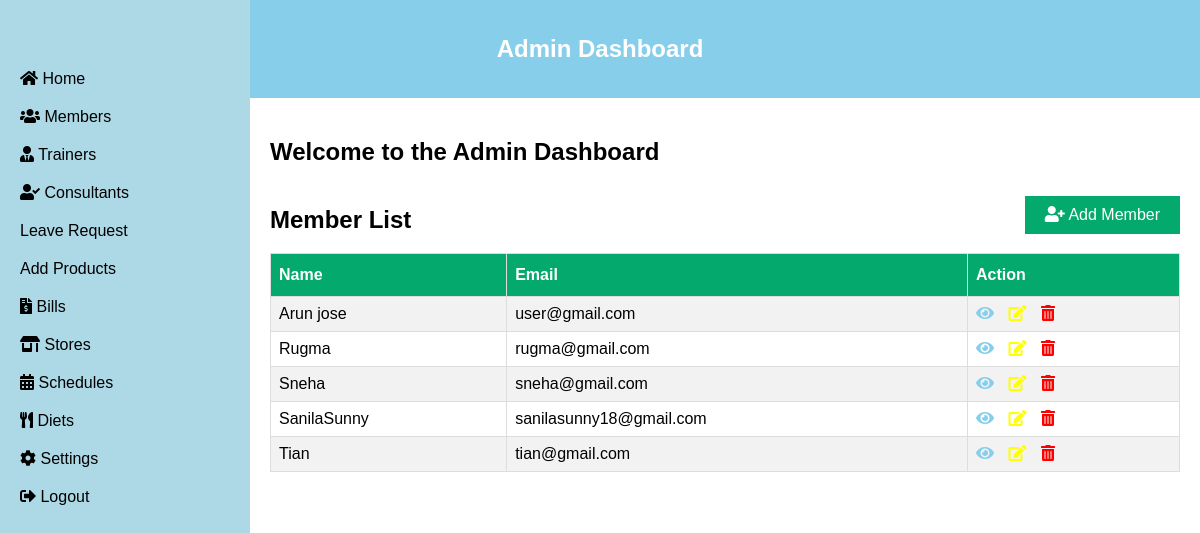
Screenshot of /user_list/ with the database file from the repository.
### gym/models.py (models this page shows, shortened)
class Member(models.Model):
    Name = models.CharField(max_length = 50)
    Email = models.CharField(max_length = 30)
    Password=models.CharField(max_length = 20)
    Mobile=models.CharField(max_length = 10)
    Weight=models.CharField(max_length = 20)
    Height=models.CharField(max_length = 20)
    Age=models.CharField(max_length = 20)
    Address=models.CharField(max_length = 50)

### gym/views.py (the view)
# urls.py: path('user_list/', views.user_list, name='user_list'),
def user_list(request):
    users = Member.objects.all()
    return render(request, 'user_list.html', {'users': users})

### gym/templates/user_list.html (shortened to what this page needs)
{% extends 'gym/admin_dashboard.html' %}
{% block content %}
    <div class="button-container">
        <h2>Member List</h2>
        <a href="{% url 'add_member' %}" class="add-member-button"><i class="fas fa-user-plus"></i> Add Member</a>
    </div>
    <table id="customers">
        <tr>
            <th>Name</th>
            <th>Email</th>
            <th>Action</th>
        </tr>
        {% for user in users %}
        <tr>
            <td>{{ user.Name }}</td>
            <td>{{ user.Email }}</td>
            <td>
                <a href="{% url 'member_detail' user.pk %}" class="detail-link"><i class="fas fa-eye"></i></a>
                <a href="{% url 'edit_member' user.pk %}" class="edit-link" style="margin-left: 10px;"><i class="fas fa-edit"></i></a>
                <a href="{% url 'delete_member' user.pk %}" class="delete-link" style="margin-left: 10px;"><i class="fas fa-trash-alt"></i></a>
            </td>
        </tr>
        {% endfor %}
    </table>
{% endblock %}

### gym/templates/user_list.html (style rules this page uses)
#customers { font-family: Arial, Helvetica, sans-serif; border-collapse: collapse; width: 100%; }
#customers td, #customers th { border: 1px solid #ddd; padding: 8px; }
#customers tr:nth-child(even) { background-color: #f2f2f2; }
#customers th { padding-top: 12px; padding-bottom: 12px; text-align: left; background-color: #04AA6D; color: white; }
.detail-link { color: skyblue; }
.edit-link { color: yellow; }
.delete-link { color: red; }
.add-member-button { background-color: #04AA6D; color: white; border: none; padding: 10px 20px; text-align: center; text-decoration: none; font-size: 16px; margin-bottom: 10px; }
.button-container { display: flex; justify-content: space-between; align-items: center; }

### rows the page displays
Member: Name "Arun jose", Email "user@gmail.com"
Member: Name "Rugma", Email "rugma@gmail.com"
Member: Name "Sneha", Email "sneha@gmail.com"
Member: Name "SanilaSunny", Email "sanilasunny18@gmail.com"
Member: Name "Tian", Email "tian@gmail.com"
